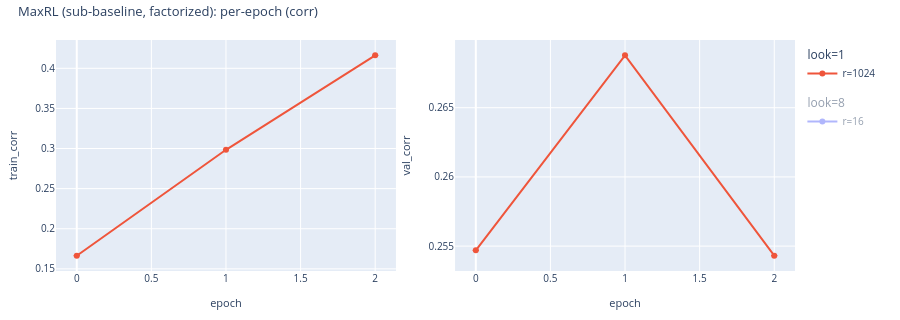
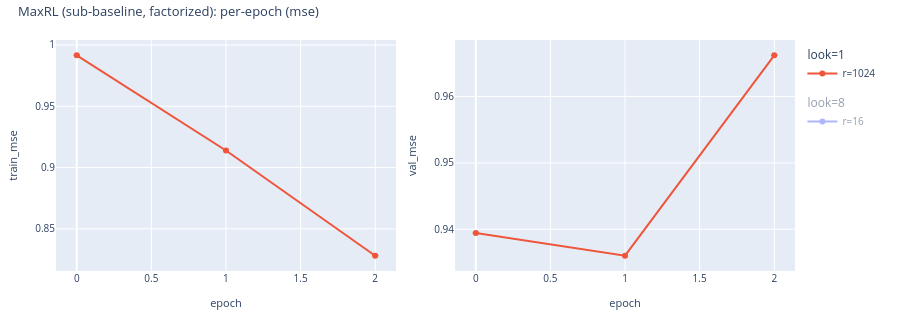
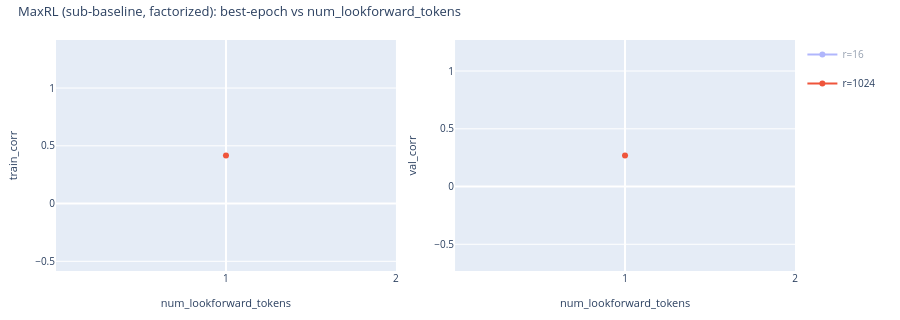

The cell these charts' notebook holds for them, in order:
### Markdown cell above
## MaxRL (subtract-baseline + factorized)

### Code cell
maxrl_sf = CorpusRegressionAnalysisConfig.from_maxrl_sweep(
    artifacts_root=ARTIFACTS,
    subtract_baseline=True,
    use_factorized_likelihoods=True,
)
if maxrl_sf is None:
    print("MaxRL (sub-baseline, factorized): no artifacts")
else:
    maxrl_sf.describe("MaxRL (sub-baseline, factorized)")
    display(
        maxrl_sf.plot_vs_epoch(
            "corr",
            title="MaxRL (sub-baseline, factorized): per-epoch (corr)",
            show_seed_bar=True,
            save_path=WRITEUP_ASSETS / "maxrl_sub_fact_per_epoch_corr.html",
        )
    )
    display(
        maxrl_sf.plot_vs_epoch(
            "mse",
            title="MaxRL (sub-baseline, factorized): per-epoch (mse)",
            show_seed_bar=True,
            save_path=WRITEUP_ASSETS / "maxrl_sub_fact_per_epoch_mse.html",
        )
    )
    display(
        maxrl_sf.plot_vs_lookforward(
            title="MaxRL (sub-baseline, factorized): best-epoch vs num_lookforward_tokens",
            x_scale="uniform",
            show_seed_bar=True,
            save_path=WRITEUP_ASSETS / "maxrl_sub_fact_vs_lookforward.html",
        )
    )

### Figure 1 — Plotly figure (JSON) as saved in the notebook; plotly's stock layout.template omitted (floating-point values rounded to 4 significant figures)
{"data": [{"customdata": [[1, 1], [1, 1], [1, 1]], "error_y": {"array": [0, 0, 0], "arrayminus": [0, 0, 0], "symmetric": false, "thickness": 1, "type": "data", "width": 3}, "hovertemplate": "epoch: %{x}<br>train_corr: %{y}<br>num_lookforward_tokens: %{customdata[0]}<br>n_seeds: %{customdata[1]}<extra>look=1 r=1024</extra>", "legendgroup": "look=1", "legendgrouptitle": {"text": "look=1"}, "line": {"color": "#EF553B"}, "marker": {"color": "#EF553B"}, "mode": "lines+markers", "name": "r=1024", "showlegend": true, "type": "scatter", "x": [0, 1, 2], "xaxis": "x", "y": [0.1664, 0.2984, 0.4162], "yaxis": "y"}, {"customdata": [[8, 1], [8, 1], [8, 1], [8, 1], [8, 1], [8, 1]], "error_y": {"array": [0, 0, 0, 0, 0, 0], "arrayminus": [0, 0, 0, 0, 0, 0], "symmetric": false, "thickness": 1, "type": "data", "width": 3}, "hovertemplate": "epoch: %{x}<br>train_corr: %{y}<br>num_lookforward_tokens: %{customdata[0]}<br>n_seeds: %{customdata[1]}<extra>look=8 r=16</extra>", "legendgroup": "look=8", "legendgrouptitle": {"text": "look=8"}, "line": {"color": "#636EFA"}, "marker": {"color": "#636EFA"}, "mode": "lines+markers", "name": "r=16", "showlegend": true, "type": "scatter", "visible": "legendonly", "x": [0, 1, 2, 3, 4, 5], "xaxis": "x", "y": [0.03783, 0.05972, 0.1362, 0.2579, 0.336, 0.4249], "yaxis": "y"}, {"customdata": [[1, 1], [1, 1], [1, 1]], "error_y": {"array": [0, 0, 0], "arrayminus": [0, 0, 0], "symmetric": false, "thickness": 1, "type": "data", "width": 3}, "hovertemplate": "epoch: %{x}<br>val_corr: %{y}<br>num_lookforward_tokens: %{customdata[0]}<br>n_seeds: %{customdata[1]}<extra>look=1 r=1024</extra>", "legendgroup": "look=1", "legendgrouptitle": {"text": "look=1"}, "line": {"color": "#EF553B"}, "marker": {"color": "#EF553B"}, "mode": "lines+markers", "name": "r=1024", "showlegend": false, "type": "scatter", "x": [0, 1, 2], "xaxis": "x2", "y": [0.2547, 0.2688, 0.2543], "yaxis": "y2"}, {"customdata": [[8, 1], [8, 1], [8, 1], [8, 1], [8, 1], [8, 1]], "error_y": {"array": [0, 0, 0, 0, 0, 0], "arrayminus": [0, 0, 0, 0, 0, 0], "symmetric": false, "thickness": 1, "type": "data", "width": 3}, "hovertemplate": "epoch: %{x}<br>val_corr: %{y}<br>num_lookforward_tokens: %{customdata[0]}<br>n_seeds: %{customdata[1]}<extra>look=8 r=16</extra>", "legendgroup": "look=8", "legendgrouptitle": {"text": "look=8"}, "line": {"color": "#636EFA"}, "marker": {"color": "#636EFA"}, "mode": "lines+markers", "name": "r=16", "showlegend": false, "type": "scatter", "visible": "legendonly", "x": [0, 1, 2, 3, 4, 5], "xaxis": "x2", "y": [0.05878, 0.04341, 0.05157, 0.02082, 0.03286, 0.0217], "yaxis": "y2"}], "layout": {"font": {"size": 11}, "height": 320, "legend": {"font": {"size": 10}, "groupclick": "togglegroup", "x": 1.01, "xanchor": "left", "y": 1, "yanchor": "top"}, "margin": {"b": 40, "l": 50, "r": 105, "t": 40}, "title": {"font": {"size": 13}, "text": "MaxRL (sub-baseline, factorized): per-epoch (corr)", "x": 0.02, "xanchor": "left", "y": 0.98, "yanchor": "top"}, "xaxis": {"anchor": "y", "domain": [0, 0.46], "tickfont": {"size": 10}, "title": {"font": {"size": 11}, "text": "epoch"}}, "xaxis2": {"anchor": "y2", "domain": [0.54, 1], "tickfont": {"size": 10}, "title": {"font": {"size": 11}, "text": "epoch"}}, "yaxis": {"anchor": "x", "domain": [0, 1], "tickfont": {"size": 10}, "title": {"font": {"size": 11}, "text": "train_corr"}}, "yaxis2": {"anchor": "x2", "domain": [0, 1], "tickfont": {"size": 10}, "title": {"font": {"size": 11}, "text": "val_corr"}}}}

### Figure 2 — Plotly figure (JSON) as saved in the notebook; plotly's stock layout.template omitted (floating-point values rounded to 4 significant figures)
{"data": [{"customdata": [[1, 1], [1, 1], [1, 1]], "error_y": {"array": [0, 0, 0], "arrayminus": [0, 0, 0], "symmetric": false, "thickness": 1, "type": "data", "width": 3}, "hovertemplate": "epoch: %{x}<br>train_mse: %{y}<br>num_lookforward_tokens: %{customdata[0]}<br>n_seeds: %{customdata[1]}<extra>look=1 r=1024</extra>", "legendgroup": "look=1", "legendgrouptitle": {"text": "look=1"}, "line": {"color": "#EF553B"}, "marker": {"color": "#EF553B"}, "mode": "lines+markers", "name": "r=1024", "showlegend": true, "type": "scatter", "x": [0, 1, 2], "xaxis": "x", "y": [0.9916, 0.9139, 0.8281], "yaxis": "y"}, {"customdata": [[8, 1], [8, 1], [8, 1], [8, 1], [8, 1], [8, 1]], "error_y": {"array": [0, 0, 0, 0, 0, 0], "arrayminus": [0, 0, 0, 0, 0, 0], "symmetric": false, "thickness": 1, "type": "data", "width": 3}, "hovertemplate": "epoch: %{x}<br>train_mse: %{y}<br>num_lookforward_tokens: %{customdata[0]}<br>n_seeds: %{customdata[1]}<extra>look=8 r=16</extra>", "legendgroup": "look=8", "legendgrouptitle": {"text": "look=8"}, "line": {"color": "#636EFA"}, "marker": {"color": "#636EFA"}, "mode": "lines+markers", "name": "r=16", "showlegend": true, "type": "scatter", "visible": "legendonly", "x": [0, 1, 2, 3, 4, 5], "xaxis": "x", "y": [1.035, 1.006, 0.9887, 0.9389, 0.8923, 0.8207], "yaxis": "y"}, {"customdata": [[1, 1], [1, 1], [1, 1]], "error_y": {"array": [0, 0, 0], "arrayminus": [0, 0, 0], "symmetric": false, "thickness": 1, "type": "data", "width": 3}, "hovertemplate": "epoch: %{x}<br>val_mse: %{y}<br>num_lookforward_tokens: %{customdata[0]}<br>n_seeds: %{customdata[1]}<extra>look=1 r=1024</extra>", "legendgroup": "look=1", "legendgrouptitle": {"text": "look=1"}, "line": {"color": "#EF553B"}, "marker": {"color": "#EF553B"}, "mode": "lines+markers", "name": "r=1024", "showlegend": false, "type": "scatter", "x": [0, 1, 2], "xaxis": "x2", "y": [0.9394, 0.936, 0.9662], "yaxis": "y2"}, {"customdata": [[8, 1], [8, 1], [8, 1], [8, 1], [8, 1], [8, 1]], "error_y": {"array": [0, 0, 0, 0, 0, 0], "arrayminus": [0, 0, 0, 0, 0, 0], "symmetric": false, "thickness": 1, "type": "data", "width": 3}, "hovertemplate": "epoch: %{x}<br>val_mse: %{y}<br>num_lookforward_tokens: %{customdata[0]}<br>n_seeds: %{customdata[1]}<extra>look=8 r=16</extra>", "legendgroup": "look=8", "legendgrouptitle": {"text": "look=8"}, "line": {"color": "#636EFA"}, "marker": {"color": "#636EFA"}, "mode": "lines+markers", "name": "r=16", "showlegend": false, "type": "scatter", "visible": "legendonly", "x": [0, 1, 2, 3, 4, 5], "xaxis": "x2", "y": [1.001, 1.007, 1.021, 1.06, 1.118, 1.156], "yaxis": "y2"}], "layout": {"font": {"size": 11}, "height": 320, "legend": {"font": {"size": 10}, "groupclick": "togglegroup", "x": 1.01, "xanchor": "left", "y": 1, "yanchor": "top"}, "margin": {"b": 40, "l": 50, "r": 105, "t": 40}, "title": {"font": {"size": 13}, "text": "MaxRL (sub-baseline, factorized): per-epoch (mse)", "x": 0.02, "xanchor": "left", "y": 0.98, "yanchor": "top"}, "xaxis": {"anchor": "y", "domain": [0, 0.46], "tickfont": {"size": 10}, "title": {"font": {"size": 11}, "text": "epoch"}}, "xaxis2": {"anchor": "y2", "domain": [0.54, 1], "tickfont": {"size": 10}, "title": {"font": {"size": 11}, "text": "epoch"}}, "yaxis": {"anchor": "x", "domain": [0, 1], "tickfont": {"size": 10}, "title": {"font": {"size": 11}, "text": "train_mse"}}, "yaxis2": {"anchor": "x2", "domain": [0, 1], "tickfont": {"size": 10}, "title": {"font": {"size": 11}, "text": "val_mse"}}}}

### Figure 3 — Plotly figure (JSON) as saved in the notebook; plotly's stock layout.template omitted (floating-point values rounded to 4 significant figures)
{"data": [{"customdata": [[8, 5, 1, "look=8 r=16"]], "error_y": {"array": [0], "arrayminus": [0], "symmetric": false, "thickness": 1, "type": "data", "width": 3}, "hovertemplate": "num_lookforward_tokens: %{customdata[0]}<br>train_corr: %{y}<br>epoch: %{customdata[1]}<br>n_seeds: %{customdata[2]}<extra>%{customdata[3]}</extra>", "legendgroup": "r=16", "line": {"color": "#636EFA"}, "marker": {"color": "#636EFA"}, "mode": "lines+markers", "name": "r=16", "showlegend": true, "type": "scatter", "visible": "legendonly", "x": [7], "xaxis": "x", "y": [0.4249], "yaxis": "y"}, {"customdata": [[1, 2, 1, "look=1 r=1024"]], "error_y": {"array": [0], "arrayminus": [0], "symmetric": false, "thickness": 1, "type": "data", "width": 3}, "hovertemplate": "num_lookforward_tokens: %{customdata[0]}<br>train_corr: %{y}<br>epoch: %{customdata[1]}<br>n_seeds: %{customdata[2]}<extra>%{customdata[3]}</extra>", "legendgroup": "r=1024", "line": {"color": "#EF553B"}, "marker": {"color": "#EF553B"}, "mode": "lines+markers", "name": "r=1024", "showlegend": true, "type": "scatter", "x": [0], "xaxis": "x", "y": [0.4162], "yaxis": "y"}, {"customdata": [[8, 0, 1, "look=8 r=16"]], "error_y": {"array": [0], "arrayminus": [0], "symmetric": false, "thickness": 1, "type": "data", "width": 3}, "hovertemplate": "num_lookforward_tokens: %{customdata[0]}<br>val_corr: %{y}<br>epoch: %{customdata[1]}<br>n_seeds: %{customdata[2]}<extra>%{customdata[3]}</extra>", "legendgroup": "r=16", "line": {"color": "#636EFA"}, "marker": {"color": "#636EFA"}, "mode": "lines+markers", "name": "r=16", "showlegend": false, "type": "scatter", "visible": "legendonly", "x": [7], "xaxis": "x2", "y": [0.05878], "yaxis": "y2"}, {"customdata": [[1, 1, 1, "look=1 r=1024"]], "error_y": {"array": [0], "arrayminus": [0], "symmetric": false, "thickness": 1, "type": "data", "width": 3}, "hovertemplate": "num_lookforward_tokens: %{customdata[0]}<br>val_corr: %{y}<br>epoch: %{customdata[1]}<br>n_seeds: %{customdata[2]}<extra>%{customdata[3]}</extra>", "legendgroup": "r=1024", "line": {"color": "#EF553B"}, "marker": {"color": "#EF553B"}, "mode": "lines+markers", "name": "r=1024", "showlegend": false, "type": "scatter", "x": [0], "xaxis": "x2", "y": [0.2688], "yaxis": "y2"}], "layout": {"font": {"size": 11}, "height": 320, "legend": {"font": {"size": 10}, "x": 1.01, "xanchor": "left", "y": 1, "yanchor": "top"}, "margin": {"b": 40, "l": 50, "r": 105, "t": 40}, "title": {"font": {"size": 13}, "text": "MaxRL (sub-baseline, factorized): best-epoch vs num_lookforward_tokens", "x": 0.02, "xanchor": "left", "y": 0.98, "yanchor": "top"}, "xaxis": {"anchor": "y", "domain": [0, 0.46], "tickfont": {"size": 10}, "tickmode": "array", "ticktext": ["1", "2", "3", "4", "5", "6", "7", "8"], "tickvals": [0, 1, 2, 3, 4, 5, 6, 7], "title": {"font": {"size": 11}, "text": "num_lookforward_tokens"}}, "xaxis2": {"anchor": "y2", "domain": [0.54, 1], "tickfont": {"size": 10}, "tickmode": "array", "ticktext": ["1", "2", "3", "4", "5", "6", "7", "8"], "tickvals": [0, 1, 2, 3, 4, 5, 6, 7], "title": {"font": {"size": 11}, "text": "num_lookforward_tokens"}}, "yaxis": {"anchor": "x", "domain": [0, 1], "tickfont": {"size": 10}, "title": {"font": {"size": 11}, "text": "train_corr"}}, "yaxis2": {"anchor": "x2", "domain": [0, 1], "tickfont": {"size": 10}, "title": {"font": {"size": 11}, "text": "val_corr"}}}}
